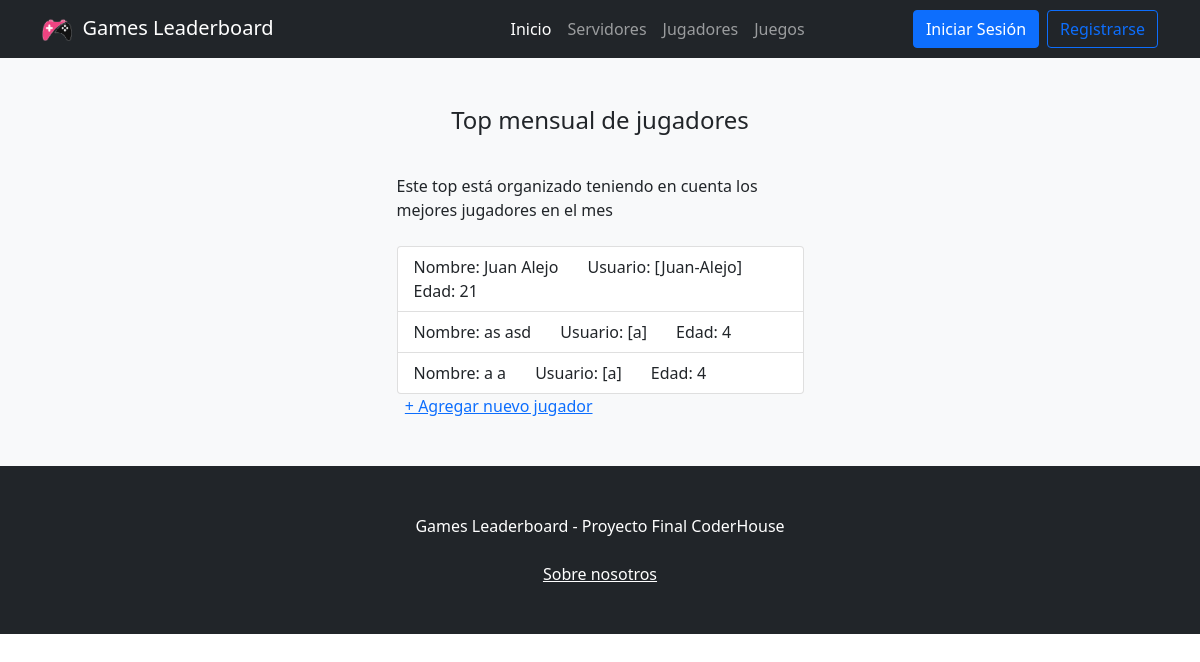
The page /app/jugadores/ on the database its author committed.
### ProyectoFinalApp/models.py (models this page shows)
class Jugador(models.Model):
    nombre = models.CharField(max_length = 20)
    apellido = models.CharField(max_length = 20)
    edad = models.IntegerField()
    usuario = models.CharField(max_length = 25)
    class Meta:
        verbose_name_plural = "Jugadores"

### ProyectoFinalApp/views.py (the view)
# urls.py: path('jugadores/', jugadores, name= "jugadores"),
def jugadores(request):
    jugadores = Jugador.objects.all()
    return render(request, "ProyectoFinalApp/jugadores.html", {"jugadores": jugadores})

### ProyectoFinalApp/templates/ProyectoFinalApp/jugadores.html (shortened to what this page needs)
{% extends 'ProyectoFinalApp/base.html' %}
{% load static %}
{% block contenidoPagina %}
<section class="bg-light py-5">
    <div class="container px-5">
        <div class="row gx-5 justify-content-center">
            <div class="col-lg-5">
                <h4><p style="text-align:center">Top mensual de jugadores</p></h4>
                <br>
                <head>Este top está organizado teniendo en cuenta los mejores jugadores en el mes</head>
                <head></head>
                <br>
                <br>
                <ul class="list-group">
                    {% for jugador in jugadores %}
                        <li class="list-group-item d-flex justify-content-between align-items-start">
                            Nombre: {{jugador.nombre}} {{jugador.apellido}}
                            &nbsp &nbsp &nbsp
                            Usuario: [{{jugador.usuario}}]
                            &nbsp &nbsp &nbsp
                            Edad: {{jugador.edad}}
                        </li>
                    {% endfor %}
                </ul>
                &nbsp&nbsp<a href="{% url 'crearJugador' %}">+ Agregar nuevo jugador</a>
            </div>
        </div>
    </div>
</section>
{% endblock %}

### rows shown on the page
Jugador: nombre "Juan", apellido "Alejo", usuario "Juan-Alejo", edad "21"
Jugador: nombre "as", apellido "asd", usuario "a", edad "4"
Jugador: nombre "a", apellido "a", usuario "a", edad "4"
